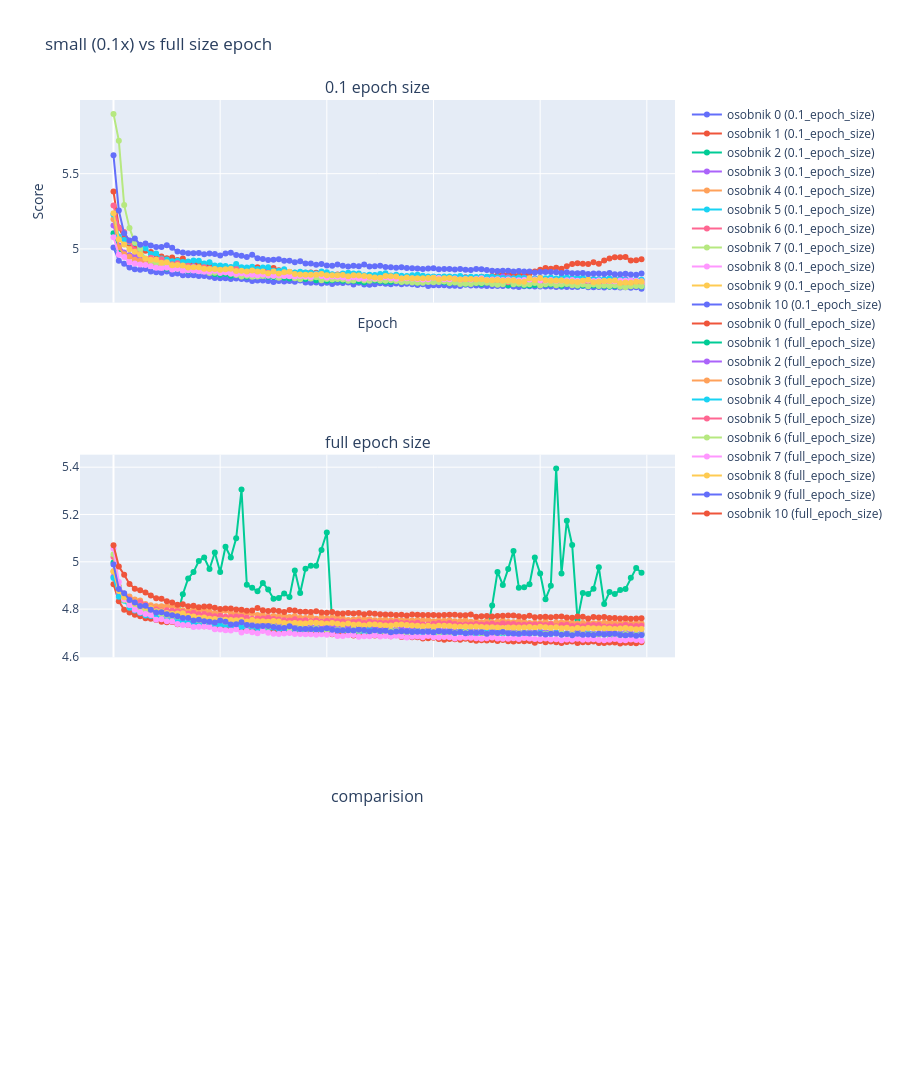

Notebook source saved alongside this figure:
### Code cell
import pandas as pd
import re
import plotly.graph_objects as go
from plotly.subplots import make_subplots

# --- helper: wyciąga float z "tensor(4.9219)"
def parse_tensor(x):
    if isinstance(x, str):
        m = re.search(r"tensor\(([-+]?\d*\.?\d+)\)", x)
        if m:
            return float(m.group(1))
    return float(x)

# --- wczytanie danych
df1 = pd.read_csv("/home/piotr/repos/magisterka/outputs/100_epok_0.1_epoki_10_oryginalnych_genomow/epochs.csv")
df2 = pd.read_csv("/home/piotr/repos/magisterka/outputs/FULL_RUN_original_genomes_GCP/epochs.csv")

# --- czyszczenie score
df1["score"] = df1["score"].apply(parse_tensor)
df2["score"] = df2["score"].apply(parse_tensor)

# --- oznaczamy źródło (żeby rozróżnić linie)
df1["source"] = "0.1_epoch_size"
df2["source"] = "full_epoch_size"

# # --- łączymy
# df = pd.concat([df1, df2], ignore_index=True)

# --- plot

fig = make_subplots(rows=3, cols=1, shared_xaxes=True,
                    subplot_titles=("0.1 epoch size", "full epoch size", "comparision")).update_layout(height=1500)

for (osobnik, source), group in df1.groupby(["osobnik", "source"]):
    fig.add_trace(go.Scatter(
        x=group["epoch"],
        y=group["score"],
        mode="lines+markers",
        name=f"osobnik {osobnik} ({source})"
    ),
    row=1, col=1)

for (osobnik, source), group in df2.groupby(["osobnik", "source"]):
    fig.add_trace(go.Scatter(
        x=group["epoch"],
        y=group["score"],
        mode="lines+markers",
        name=f"osobnik {osobnik} ({source})"
    ),
    row=2, col=1)

fig.update_layout(
    title="small (0.1x) vs full size epoch",
    xaxis_title="Epoch",
    yaxis_title="Score"
)
fig.show(config={"scrollZoom": True})
fig.write_html("wykres.html" ,config={"scrollZoom": True})
